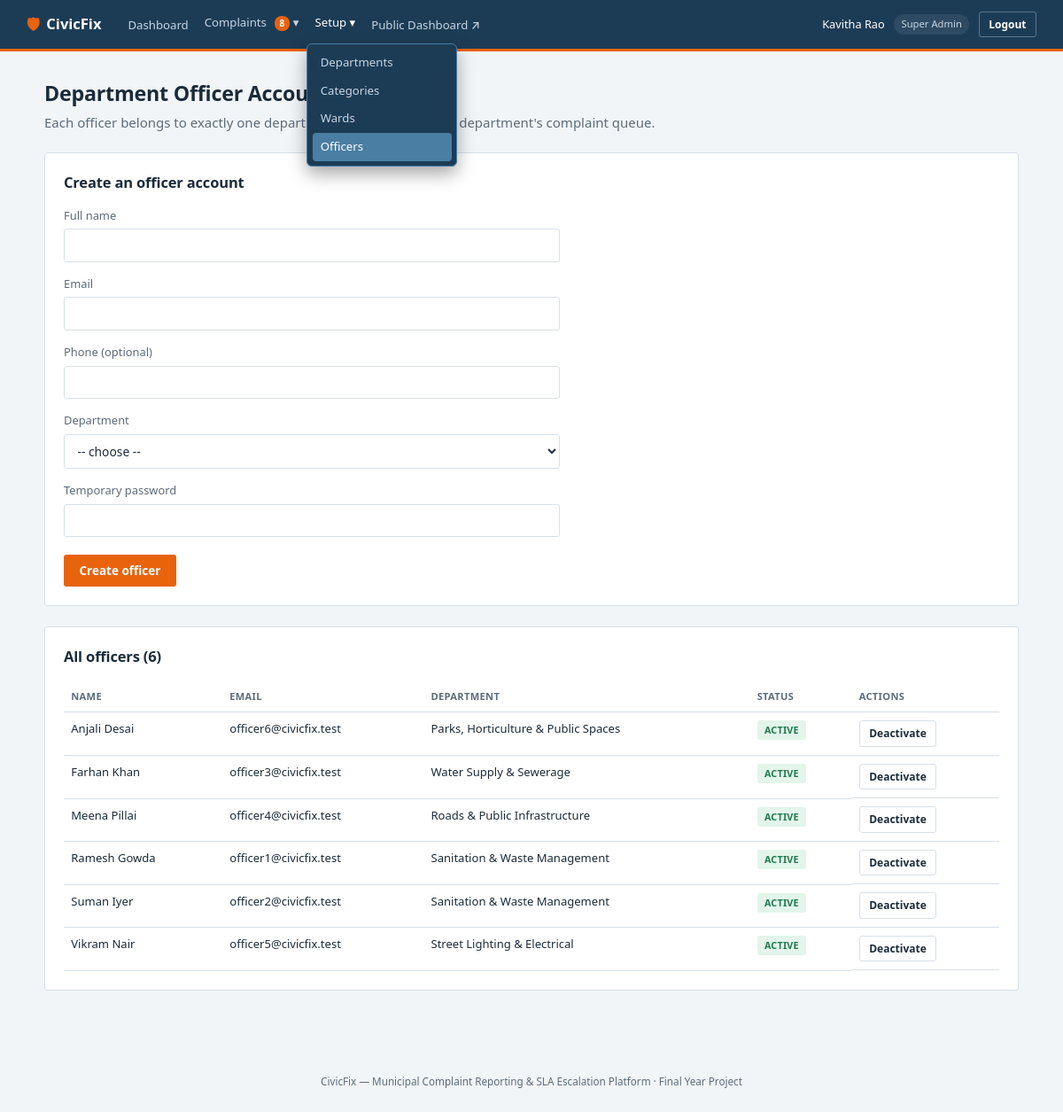
The app's page /index.php?route=admin/officers (signed in) with its own data.
### tables this page shows
CREATE TABLE complaints (
    id                      INT AUTO_INCREMENT PRIMARY KEY,
    citizen_id              INT NOT NULL,
    category_id             INT NOT NULL,
    department_id           INT NOT NULL,    
    ward_id                 INT NOT NULL,
    address_line            VARCHAR(255) NOT NULL,
    description             TEXT NOT NULL,
    photo_path              VARCHAR(255) NULL,
    status                  ENUM('new','assigned','in_progress','resolved','closed') NOT NULL DEFAULT 'new',
    assigned_officer_id     INT NULL,
    resolution_photo_path   VARCHAR(255) NULL,
    resolved_at             DATETIME NULL,
    closed_at               DATETIME NULL,
    citizen_rating          TINYINT UNSIGNED NULL,           
    citizen_rating_comment  VARCHAR(500) NULL,
    reopen_count            TINYINT UNSIGNED NOT NULL DEFAULT 0,  
    created_at              TIMESTAMP NOT NULL DEFAULT CURRENT_TIMESTAMP,
    FOREIGN KEY (citizen_id) REFERENCES users(id),
    FOREIGN KEY (category_id) REFERENCES categories(id),
    FOREIGN KEY (department_id) REFERENCES departments(id),
    FOREIGN KEY (ward_id) REFERENCES wards(id),
    FOREIGN KEY (assigned_officer_id) REFERENCES users(id),
    KEY idx_complaints_department_status (department_id, status),
    KEY idx_complaints_citizen (citizen_id),
    KEY idx_complaints_ward (ward_id),
    KEY idx_complaints_status (status)
);

CREATE TABLE users (
    id            INT AUTO_INCREMENT PRIMARY KEY,
    name          VARCHAR(100) NOT NULL,
    email         VARCHAR(150) NOT NULL UNIQUE,
    password      VARCHAR(255) NOT NULL,
    role          ENUM('super_admin','officer','citizen') NOT NULL,
    phone         VARCHAR(20) NULL,
    department_id INT NULL,                
    status        ENUM('active','inactive') NOT NULL DEFAULT 'active',
    created_at    TIMESTAMP NOT NULL DEFAULT CURRENT_TIMESTAMP
);

CREATE TABLE departments (
    id            INT AUTO_INCREMENT PRIMARY KEY,
    name          VARCHAR(120) NOT NULL UNIQUE,
    description   VARCHAR(255) NULL,
    created_at    TIMESTAMP NOT NULL DEFAULT CURRENT_TIMESTAMP
);

### app/controllers/AdminController.php (called while the page is built, shortened)
<?php
require_once __DIR__ . '/../models/User.php';
require_once __DIR__ . '/../models/Complaint.php';
class AdminController
{
    public function officers(): void
    {
        $officers = User::allByRole('officer');
        $old = [];
        require __DIR__ . '/../views/admin/officers.php';
    }
}

### public/index.php (called while the page is built, shortened)
<?php
require_once __DIR__ . '/../core/helpers.php';
require_once __DIR__ . '/../core/Database.php';
require_once __DIR__ . '/../core/Auth.php';
require_once __DIR__ . '/../app/models/Complaint.php';
require_once __DIR__ . '/../app/controllers/AdminController.php';
$router = new Router();
$router->get('stats', fn() => (new PublicController())->dashboard());
$router->get('login', fn() => (new AuthController())->showLogin());
$router->post('login', fn() => (new AuthController())->login());
$router->post('logout', fn() => (new AuthController())->logout());
$router->get('register', fn() => (new AuthController())->showRegister());
$router->post('register', fn() => (new AuthController())->register());
$router->get('admin/dashboard', fn() => (new AdminController())->dashboard());
$router->get('admin/departments', fn() => (new AdminController())->departments());
$router->post('admin/departments/store', fn() => (new AdminController())->departmentStore());
$router->post('admin/departments/update', fn() => (new AdminController())->departmentUpdate());
$router->post('admin/departments/delete', fn() => (new AdminController())->departmentDelete());
$router->get('admin/categories', fn() => (new AdminController())->categories());
$router->post('admin/categories/store', fn() => (new AdminController())->categoryStore());
$router->post('admin/categories/update', fn() => (new AdminController())->categoryUpdate());
$router->post('admin/categories/delete', fn() => (new AdminController())->categoryDelete());
$router->get('admin/wards', fn() => (new AdminController())->wards());
$router->post('admin/wards/store', fn() => (new AdminController())->wardStore());
$router->post('admin/wards/update', fn() => (new AdminController())->wardUpdate());
$router->post('admin/wards/delete', fn() => (new AdminController())->wardDelete());
$router->get('admin/officers', fn() => (new AdminController())->officers());
$router->post('admin/officers/store', fn() => (new AdminController())->officerStore());
$router->post('admin/officers/status', fn() => (new AdminController())->officerStatus());
$router->get('admin/complaints', fn() => (new AdminController())->complaints());
$router->get('admin/complaints/view', fn() => (new AdminController())->complaintView());
$router->post('admin/complaints/comment', fn() => (new AdminController())->commentStore());
$router->post('admin/complaints/force-close', fn() => (new AdminController())->forceCloseComplaint());
$router->get('admin/escalations', fn() => (new AdminController())->escalations());
$router->get('admin/reports/officers', fn() => (new AdminController())->officerPerformance());
$router->get('officer/dashboard', fn() => (new OfficerController())->dashboard());
$router->get('officer/queue', fn() => (new OfficerController())->queue());
$router->get('officer/complaints/view', fn() => (new OfficerController())->complaintView());
$router->post('officer/complaints/claim', fn() => (new OfficerController())->claim());
$router->post('officer/complaints/status', fn() => (new OfficerController())->updateStatus());
$router->post('officer/complaints/comment', fn() => (new OfficerController())->commentStore());
$router->get('citizen/dashboard', fn() => (new CitizenController())->dashboard());
$router->get('citizen/complaints/new', fn() => (new CitizenController())->newForm());
$router->post('citizen/complaints/store', fn() => (new CitizenController())->store());
$router->get('citizen/complaints/view', fn() => (new CitizenController())->complaintView());
$router->post('citizen/complaints/rate', fn() => (new CitizenController())->rateComplaint());
$router->post('citizen/complaints/reopen', fn() => (new CitizenController())->reopenComplaint());
$router->post('citizen/complaints/upvote', fn() => (new CitizenController())->upvote());
$router->post('citizen/complaints/comment', fn() => (new CitizenController())->commentStore());
$route = $_GET['route'] ?? '';
$router->dispatch($_SERVER['REQUEST_METHOD'], $route);

### core/Router.php (called while the page is built, shortened)
<?php
class Router
{
    private array $routes = ['GET' => [], 'POST' => []];
    public function get(string $route, callable $handler): void
    {
        $this->routes['GET'][$route] = $handler;
    }
    public function post(string $route, callable $handler): void
    {
        $this->routes['POST'][$route] = $handler;
    }
    public function dispatch(string $method, string $route): void
    {
        $handler = $this->routes[$method][$route] ?? null;
        try {
            $handler();
        } catch (Throwable $e) {
            error_log($e->getMessage());
            http_response_code(500);
            require __DIR__ . '/../app/views/errors/500.php';
        }
    }
}

### core/helpers.php (called while the page is built, shortened)
<?php
function e(?string $value): string
{
    return htmlspecialchars($value ?? '', ENT_QUOTES, 'UTF-8');
}
function old(array $data, string $key, string $default = ''): string
{
    return e($data[$key] ?? $default);
}

### core/Database.php (called while the page is built)
<?php
class Database
{
    private static ?PDO $instance = null;
    public static function connect(): PDO
    {
        if (self::$instance === null) {
            $config = require __DIR__ . '/../config/database.php';
            $dsn = sprintf(
                'mysql:host=%s;port=%d;dbname=%s;charset=%s',
                $config['host'],
                $config['port'],
                $config['database'],
                $config['charset']
            );
            self::$instance = new PDO($dsn, $config['username'], $config['password'], [
                PDO::ATTR_ERRMODE            => PDO::ERRMODE_EXCEPTION,
                PDO::ATTR_DEFAULT_FETCH_MODE => PDO::FETCH_ASSOC,
                PDO::ATTR_EMULATE_PREPARES   => false,
            ]);
        }
        return self::$instance;
    }
}

### app/models/Complaint.php (called while the page is built, shortened)
<?php
require_once __DIR__ . '/../../core/Database.php';
class Complaint
{
    public static function isBreached(array $complaint): bool
    {
        $deadline = strtotime($complaint['created_at']) + ((int)$complaint['sla_hours'] * 3600);
        return time() > $deadline;
    }
    public static function escalations(): array
    {
        $sql = self::SELECT_BASE . " WHERE cp.status IN ('new','assigned','in_progress') ORDER BY cp.created_at ASC";
        $stmt = Database::connect()->query($sql);
        $rows = $stmt->fetchAll();
        return array_values(array_filter($rows, fn($row) => self::isBreached($row)));
    }
}

### core/Auth.php (called while the page is built, shortened)
<?php
require_once __DIR__ . '/Database.php';
class Auth
{
    public static function role(): ?string
    {
        return $_SESSION['user_role'] ?? null;
    }
    public static function name(): ?string
    {
        return $_SESSION['user_name'] ?? null;
    }
}

### config/database.php (called while the page is built)
<?php
return [
    'host'     => '127.0.0.1',
    'port'     => 3306,
    'database' => 'civicfix',
    'username' => 'root',
    'password' => '',
    'charset'  => 'utf8mb4',
];

### app/models/User.php (called while the page is built, shortened)
<?php
require_once __DIR__ . '/../../core/Database.php';
class User
{
    public static function allByRole(string $role): array
    {
        $stmt = Database::connect()->prepare(
            'SELECT u.*, d.name AS department_name
             FROM users u
             LEFT JOIN departments d ON d.id = u.department_id
             WHERE u.role = ?
             ORDER BY u.name'
        );
        $stmt->execute([$role]);
        return $stmt->fetchAll();
    }
}

### app/views/admin/officers.php (the view, shortened to what this page needs)
<?php $pageTitle = 'Officer Accounts'; require __DIR__ . '/../partials/header.php'; require __DIR__ . '/../partials/navbar.php'; ?>
<main class="page">
    <h1>Department Officer Accounts</h1>
    <p class="page-sub">Each officer belongs to exactly one department and only sees that department's complaint queue.</p>
    <div class="card">
        <div class="card-head"><h2>Create an officer account</h2></div>
        <form method="POST" action="/index.php?route=admin/officers/store" class="form-grid">
            <label>Full name
                <input type="text" name="name" value="<?= old($old ?? [], 'name') ?>" maxlength="100" required>
            </label>
            <label>Email
                <input type="email" name="email" value="<?= old($old ?? [], 'email') ?>" required>
            </label>
            <label>Phone (optional)
                <input type="tel" name="phone" value="<?= old($old ?? [], 'phone') ?>">
            </label>
            <label>Department
                <select name="department_id" required>
                    <option value="">-- choose --</option>
                </select>
            </label>
            <label>Temporary password
                <input type="password" name="password" minlength="6" required>
            </label>
            <div class="form-actions">
                <button type="submit" class="btn btn-accent">Create officer</button>
            </div>
        </form>
    </div>
    <div class="card">
        <div class="card-head"><h2>All officers (<?= count($officers) ?>)</h2></div>
        <?php if (empty($officers)): ?>
            <p class="empty-state">No officer accounts yet.</p>
        <?php else: ?>
        <div class="table-scroll">
        <table class="data-table">
            <tr><th>Name</th><th>Email</th><th>Department</th><th>Status</th><th>Actions</th></tr>
            <?php foreach ($officers as $officer): ?>
                <tr>
                    <td><?= e($officer['name']) ?></td>
                    <td><?= e($officer['email']) ?></td>
                    <td><?= e($officer['department_name'] ?? '-') ?></td>
                    <td><span class="badge badge-<?= e($officer['status']) ?>"><?= e(ucfirst($officer['status'])) ?></span></td>
                    <td class="row-actions">
                        <form method="POST" action="/index.php?route=admin/officers/status" class="inline-form">
                            <?php if ($officer['status'] === 'active'): ?>
                                <button type="submit" class="btn btn-ghost btn-sm">Deactivate</button>
                            <?php else: ?>
                                <input type="hidden" name="status" value="active">
                                <button type="submit" class="btn btn-primary btn-sm">Activate</button>
                            <?php endif; ?>
                        </form>
                    </td>
                </tr>
            <?php endforeach; ?>
        </table>
        </div>
        <?php endif; ?>
    </div>
</main>
<?php require __DIR__ . '/../partials/footer.php'; ?>

### app/views/partials/navbar.php (shortened to what this page needs)
<?php
$role = Auth::role();
$navItems = [];
$navGroups = [];
$escalationCount = null;
if ($role === 'super_admin') {
    $navItems = [
        'admin/dashboard' => 'Dashboard',
    ];
    $navGroups = [
        'Complaints' => [
            'admin/complaints'       => 'All Complaints',
            'admin/escalations'      => 'Escalations',
            'admin/reports/officers' => 'Officer Report',
        ],
        'Setup' => [
            'admin/departments' => 'Departments',
            'admin/categories'  => 'Categories',
            'admin/wards'       => 'Wards',
            'admin/officers'    => 'Officers',
        ],
    ];
    $escalationCount = count(Complaint::escalations());
} elseif ($role === 'citizen') {
    $navItems = [
        'citizen/dashboard'       => 'My Complaints',
        'citizen/complaints/new'  => 'File a Complaint',
    ];
}
$currentRoute = $_GET['route'] ?? '';
?>
<nav class="navbar">
    <div class="navbar-brand">
        <span class="brand-mark">&#128737;</span> CivicFix
    </div>
    <ul class="navbar-links">
        <?php foreach ($navItems as $route => $label): ?>
            <li>
                <a href="/index.php?route=<?= e($route) ?>"
                   class="<?= $currentRoute === $route ? 'active' : '' ?>">
                    <?= e($label) ?>
                </a>
            </li>
        <?php endforeach; ?>
        <?php foreach ($navGroups as $groupLabel => $groupItems): ?>
            <?php $groupIsActive = array_key_exists($currentRoute, $groupItems); ?>
            <li>
                <details class="nav-dropdown" <?= $groupIsActive ? 'open' : '' ?>>
                    <summary class="<?= $groupIsActive ? 'active' : '' ?>">
                        <?= e($groupLabel) ?>
                        <?php if (array_key_exists('admin/escalations', $groupItems) && $escalationCount): ?>
                            <span class="nav-badge"><?= (int)$escalationCount ?></span>
                        <?php endif; ?>
                    </summary>
                    <div class="nav-dropdown-menu">
                        <?php foreach ($groupItems as $route => $label): ?>
                            <a href="/index.php?route=<?= e($route) ?>" class="<?= $currentRoute === $route ? 'active' : '' ?>">
                                <?= e($label) ?>
                            </a>
                        <?php endforeach; ?>
                    </div>
                </details>
            </li>
        <?php endforeach; ?>
        <li><a href="/index.php?route=stats" target="_blank" rel="noopener">Public Dashboard &#8599;</a></li>
    </ul>
    <div class="navbar-user">
        <span><?= e(Auth::name()) ?></span>
        <span class="user-role"><?= e(str_replace('_', ' ', $role)) ?></span>
        <form method="POST" action="/index.php?route=logout" class="inline-form">
            <button type="submit" class="btn btn-ghost btn-sm">Logout</button>
        </form>
    </div>
</nav>

### records on screen
complaints: groupLabel "Complaints", escalationCount "8"
users: name "Anjali Desai", email "officer6@civicfix.test", department.name "Parks, Horticulture & Public Spaces", status "ACTIVE", shows "Deactivate"
users: name "Farhan Khan", email "officer3@civicfix.test", department.name "Water Supply & Sewerage", status "ACTIVE", shows "Deactivate"
users: name "Meena Pillai", email "officer4@civicfix.test", department.name "Roads & Public Infrastructure", status "ACTIVE", shows "Deactivate"
users: name "Ramesh Gowda", email "officer1@civicfix.test", department.name "Sanitation & Waste Management", status "ACTIVE", shows "Deactivate"
users: name "Suman Iyer", email "officer2@civicfix.test", department.name "Sanitation & Waste Management", status "ACTIVE", shows "Deactivate"
users: name "Vikram Nair", email "officer5@civicfix.test", department.name "Street Lighting & Electrical", status "ACTIVE", shows "Deactivate"

### other values on screen
$label "Dashboard"
$groupLabel "Setup"
$label "Departments"
$label "Categories"
$label "Wards"
$label "Officers"
Auth::name() "Kavitha Rao"
str_replace('_', ' ', $role) "Super Admin"
count($officers) "6"
